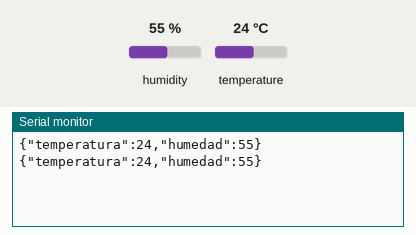
This sketch was run on a simulated Arduino Uno, built with avr-gcc and run on an emulated ATmega328P. Shown: the last lines printed to the serial monitor. The inputs (shaded band) are chosen by the test bench; at power-on: humidity 55 %, temperature 24 °C.

Above: at 5.8 s.
5.9 s: humidity set to 22 %
At 10.9 s:
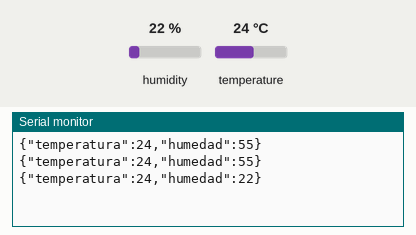
11.9 s: temperature set to 12 °C
At 15.6 s:
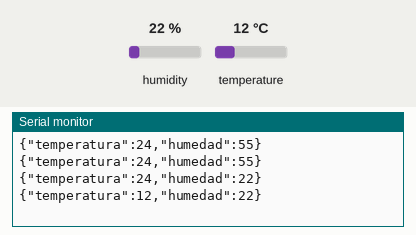
17.9 s: humidity set to 40 %
At 21.6 s:
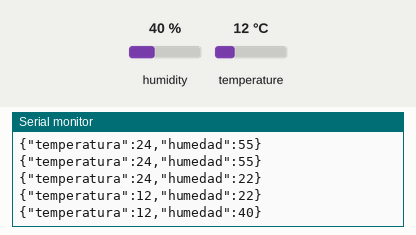
Timing chart, 0 to 23.1 s (numbered marks = the images above; inputs shaded):
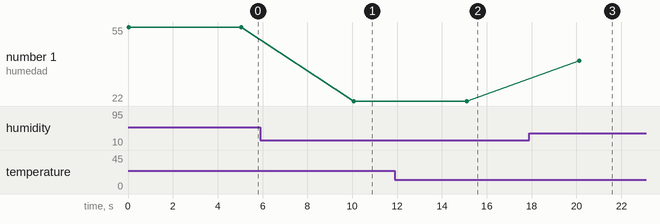

Measured:
- after the input at 5.9 s, the serial monitor: prints a new line after 4.2 s (image 1)
- after the input at 11.9 s, the serial monitor: prints a new line after 3.2 s (image 2)
- after the input at 17.9 s, the serial monitor: prints a new line after 2.2 s (image 3)
- plotted number 1: 55 → 22 after the input at 5.9 s, 22 → 40 after the input at 17.9 s

The sketch:

DHT11.ino
```cpp
#include "DHT.h"
#include <ArduinoJson.h>
#define pin 21

DHT dht(pin, DHT11);

void setup() {
  // put your setup code here, to run once:
 Serial.begin(9600);
 dht.begin();

}

void loop() {

  float temperatura = dht.readTemperature();
  float humedad = dht.readHumidity();

  // Crear un objeto JSON
  DynamicJsonDocument jsonDocument(200);
  jsonDocument["temperatura"] = temperatura;
  jsonDocument["humedad"] = humedad;

  // Convertir el objeto JSON en una cadena JSON
  String jsonString;
  serializeJson(jsonDocument, jsonString);

  // Enviar la cadena JSON a través del puerto serie
  Serial.println(jsonString);

  delay(5000);


}
```
